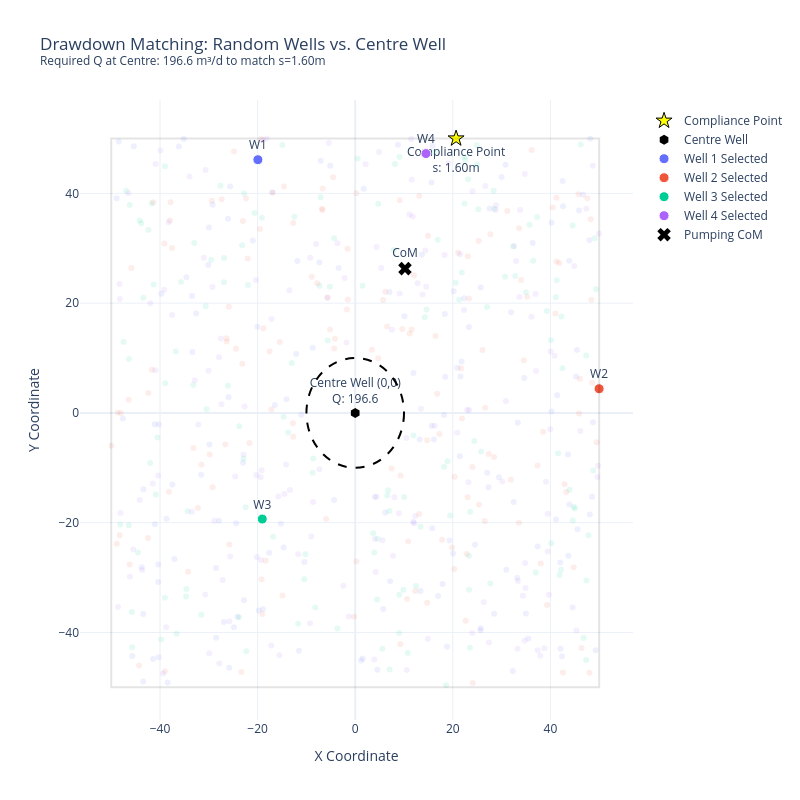

The notebook cell this image was saved under:
### Code cell
#####################
### visualisation ###
#####################

# calculates drawdown at the pit for the labels
s_pit_random = sum(get_s(w['Q'], np.sqrt(w['X']**2 + w['Y']**2), T_val, S_val, t_eval_val) for w in wells)
s_pit_centre_well = get_s(q_equiv_centre, 0, T_val, S_val, t_eval_val)

fig = go.Figure()

# creates a DataFrame from valid_data for easy plotting of ensembles
col_names = []
for i in range(1, n_wells + 1):
    col_names.extend([f"well_{i}_x", f"well_{i}_y", f"well_{i}_q"])
col_names.append("xc")
df_ensemble = pd.DataFrame(valid_data, columns=col_names)

# domain and no-go area
fig.add_shape(type="rect", x0=x_min, y0=y_min, x1=x_max, y1=y_max, line=dict(color="black"), opacity=0.1)
fig.add_shape(type="circle", x0=-no_go_radius, y0=-no_go_radius, x1=no_go_radius, y1=no_go_radius, line=dict(color="black", dash="dash"))

# compliance point
fig.add_trace(go.Scatter(
    x=[xc_val], y=[yc], mode='markers+text', 
    text=[f"Compliance Point<br>s: {s_total_random:.2f}m"],
    marker=dict(color='yellow', size=12, symbol='star', line=dict(width=1, color='black')), 
    name="Compliance Point", 
    textposition="top center" if yc == y_min else "bottom center"
))

# centre well (the drawdown matcher)
fig.add_trace(go.Scatter(
    x=[0], y=[0], mode='markers+text', 
    text=[f"Centre Well (0,0)<br>Q: {q_equiv_centre:.1f}"],
    marker=dict(color='black', size=10, symbol='hexagon'), 
    name="Centre Well", textposition="top center"
))

# colours for the wells and their ensembles
colours = ['#636EFA', '#EF553B', '#00CC96', '#AB63FA', '#FFA15A', '#19D3F3', '#FF6692', '#B6E880']

for i in range(n_wells):
    color = colours[i % len(colours)]
    # ensemble points
    fig.add_trace(go.Scatter(
        x=df_ensemble[f"well_{i+1}_x"], y=df_ensemble[f"well_{i+1}_y"],
        mode='markers', marker=dict(color=color, opacity=0.1), 
        name=f"Well {i+1} Ensemble", showlegend=False
    ))
    # selected well location
    w = wells[i]
    fig.add_trace(go.Scatter(
        x=[w['X']], y=[w['Y']], mode='markers+text', 
        text=[f"W{i+1}"], 
        marker=dict(color=color, size=10, line=dict(width=1, color='white')), 
        name=f"Well {i+1} Selected", textposition="top center"
    ))

# pumping CoM of the random wells
fig.add_trace(go.Scatter(
    x=[com_x], y=[com_y], mode='markers+text', 
    text=["CoM"], marker=dict(color='black', size=12, symbol='x'), 
    name="Pumping CoM", textposition="top center"
))


fig.update_layout(
    xaxis_title="X Coordinate", yaxis_title="Y Coordinate",
    template="plotly_white", width=800, height=800,
    title=(f"Drawdown Matching: Random Wells vs. Centre Well<br>"
           f"<sup>Required Q at Centre: {q_equiv_centre:.1f} m³/d to match s={s_total_random:.2f}m</sup>"),
    legend=dict(yanchor="top", y=0.99, xanchor="left", x=1.02)
)

fig.show()

### Figure 1 — Plotly figure (JSON) as saved in the notebook; plotly's stock layout.template omitted (floating-point values rounded to 4 significant figures; data arrays with more than 128 entries replaced by an {"elided": "..."} marker saying what was removed)
{"data": [{"marker": {"color": "yellow", "line": {"color": "black", "width": 1}, "size": 12, "symbol": "star"}, "mode": "markers+text", "name": "Compliance Point", "text": ["Compliance Point<br>s: 1.60m"], "textposition": "bottom center", "type": "scatter", "x": [20.67], "y": [50]}, {"marker": {"color": "black", "size": 10, "symbol": "hexagon"}, "mode": "markers+text", "name": "Centre Well", "text": ["Centre Well (0,0)<br>Q: 196.6"], "textposition": "top center", "type": "scatter", "x": [0], "y": [0]}, {"marker": {"color": "#636EFA", "opacity": 0.1}, "mode": "markers", "name": "Well 1 Ensemble", "showlegend": false, "type": "scatter", "x": {"elided": "150 float values"}, "y": {"elided": "150 float values"}}, {"marker": {"color": "#636EFA", "line": {"color": "white", "width": 1}, "size": 10}, "mode": "markers+text", "name": "Well 1 Selected", "text": ["W1"], "textposition": "top center", "type": "scatter", "x": [-19.95], "y": [46.13]}, {"marker": {"color": "#EF553B", "opacity": 0.1}, "mode": "markers", "name": "Well 2 Ensemble", "showlegend": false, "type": "scatter", "x": {"elided": "150 float values"}, "y": {"elided": "150 float values"}}, {"marker": {"color": "#EF553B", "line": {"color": "white", "width": 1}, "size": 10}, "mode": "markers+text", "name": "Well 2 Selected", "text": ["W2"], "textposition": "top center", "type": "scatter", "x": [49.98], "y": [4.407]}, {"marker": {"color": "#00CC96", "opacity": 0.1}, "mode": "markers", "name": "Well 3 Ensemble", "showlegend": false, "type": "scatter", "x": {"elided": "150 float values"}, "y": {"elided": "150 float values"}}, {"marker": {"color": "#00CC96", "line": {"color": "white", "width": 1}, "size": 10}, "mode": "markers+text", "name": "Well 3 Selected", "text": ["W3"], "textposition": "top center", "type": "scatter", "x": [-19.05], "y": [-19.34]}, {"marker": {"color": "#AB63FA", "opacity": 0.1}, "mode": "markers", "name": "Well 4 Ensemble", "showlegend": false, "type": "scatter", "x": {"elided": "150 float values"}, "y": {"elided": "150 float values"}}, {"marker": {"color": "#AB63FA", "line": {"color": "white", "width": 1}, "size": 10}, "mode": "markers+text", "name": "Well 4 Selected", "text": ["W4"], "textposition": "top center", "type": "scatter", "x": [14.5], "y": [47.25]}, {"marker": {"color": "black", "size": 12, "symbol": "x"}, "mode": "markers+text", "name": "Pumping CoM", "text": ["CoM"], "textposition": "top center", "type": "scatter", "x": [10.2], "y": [26.29]}], "layout": {"height": 800, "legend": {"x": 1.02, "xanchor": "left", "y": 0.99, "yanchor": "top"}, "shapes": [{"line": {"color": "black"}, "opacity": 0.1, "type": "rect", "x0": -50, "x1": 50, "y0": -50, "y1": 50}, {"line": {"color": "black", "dash": "dash"}, "type": "circle", "x0": -10, "x1": 10, "y0": -10, "y1": 10}], "title": {"text": "Drawdown Matching: Random Wells vs. Centre Well<br><sup>Required Q at Centre: 196.6 m³/d to match s=1.60m</sup>"}, "width": 800, "xaxis": {"title": {"text": "X Coordinate"}}, "yaxis": {"title": {"text": "Y Coordinate"}}}}
